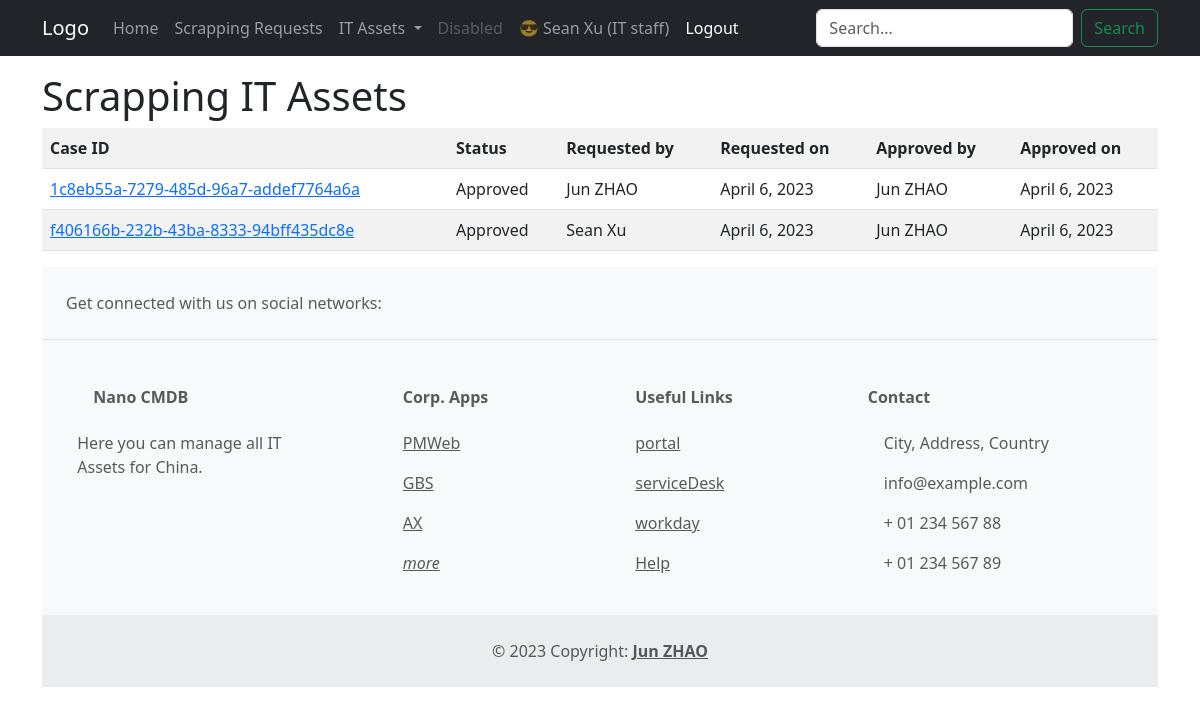
/nanoassets/instance_scrapping_request_list/ (signed in), run on an earlier commit of the app's database.
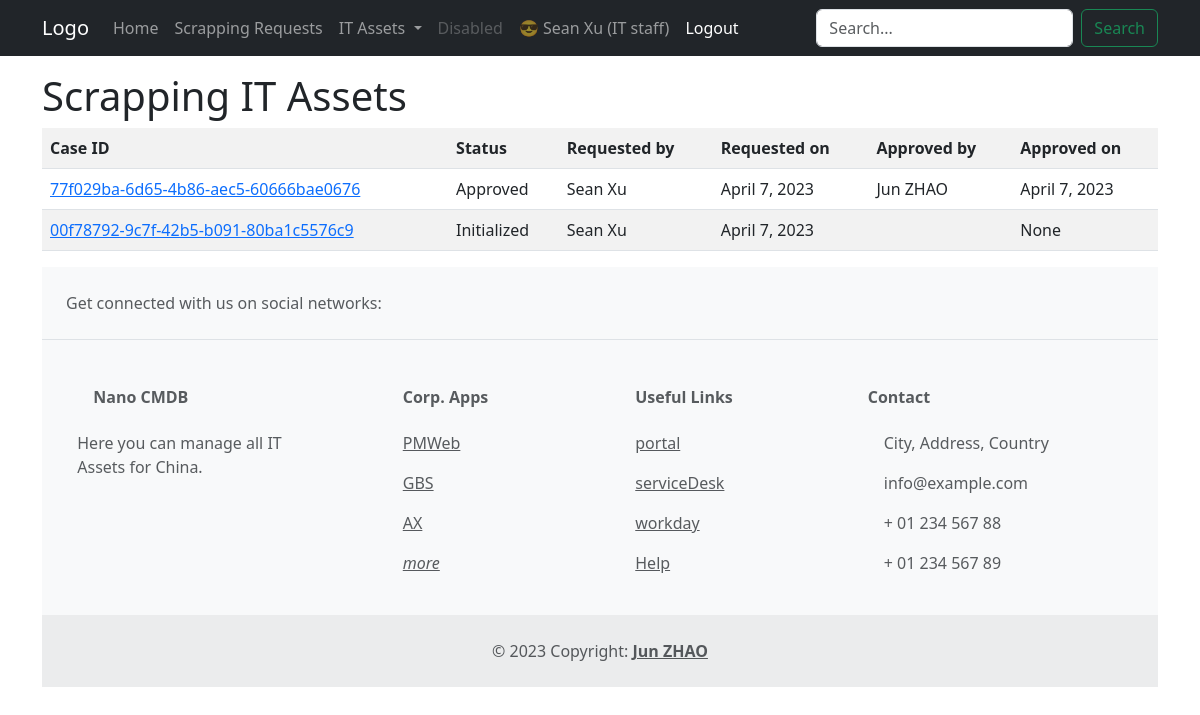
And on a later commit of the database.
### nanoassets/models.py (models this page shows, shortened)
class ScrapRequest(models.Model):
    case_id = models.UUIDField(_("Request case ID"), primary_key=True,
                               default=uuid.uuid4, help_text='Unique ID for the particular request')
    REQUEST_STATUS = (
        ('I', 'Initialized'),
        ('A', 'Approved'),
    )
    status = models.CharField(
        _("Request status"), choices=REQUEST_STATUS, default='I', max_length=1)
    requested_by = models.ForeignKey(User, verbose_name=_(
        "Requested by"), related_name='+', on_delete=models.SET_NULL, null=True, blank=True)
    requested_on = models.DateField(
        _("Requested on"), auto_now=False, auto_now_add=True, blank=True, null=True)
    approved_by = models.ForeignKey(User, verbose_name=_(
        "Approved by"), related_name='+', on_delete=models.SET_NULL, null=True, blank=True)
    approved_on = models.DateField(
        _("Approved on"), auto_now=False, auto_now_add=False, blank=True, null=True)
    class Meta:
        ordering = ['requested_on',]

### nanoassets/views.py (the view)
# urls.py: path('instance_scrapping_request_list/', views.InstanceScrappingRequestListView.as_view(), name='instance-scrapping-request-list'),
class InstanceScrappingRequestListView(LoginRequiredMixin, generic.ListView):
    model = ScrapRequest
    template_name = 'nanoassets/instance_scrapping_request_list.html'

### templatetags/auth_extras.py (called while the page is built)
@register.filter(name='has_group')
def has_group(user, group_name):
    try:
        group = Group.objects.get(name=group_name)
        return True if group in user.groups.all() else False
    except:
        return False

### nanoassets/templates/nanoassets/instance_scrapping_request_list.html (shortened to what this page needs)
{% extends 'base.html' %}
{% block page_content %}
    <h1>Scrapping IT Assets</h1>
    {% if user|has_group:"IT China" %}
        {% if scraprequest_list %}
            <table class="table table-striped table-hover">
                <tr>
                    <th>Case ID</th>
                    <th>Status</th>
                    <th>Requested by</th>
                    <th>Requested on</th>
                    <th>Approved by</th>
                    <th>Approved on</th>
                </tr>
                {% for request in scraprequest_list %}
                    <tr>
                        <td>
                            <a href="{% url 'instance-scrapping-request-detail' request.case_id %}">{{ request.case_id }}</a>
                        </td>
                        <td>{{ request.get_status_display }}</td>
                        <td>{{ request.requested_by.get_full_name }}</td>
                        <td>{{ request.requested_on }}</td>
                        <td>{{ request.approved_by.get_full_name }}</td>
                        <td>{{ request.approved_on }}</td>
                    </tr>
                {% endfor %}
            </table>
        {% else %}
            <p>There are no Scrapping Request here !</p>
        {% endif %}
    {% else %}
        <p>You're not IT China staff.</p>
    {% endif %}
{% endblock page_content %}

### templates/base.html (shortened to what this page needs)
<!doctype html>
<html lang="en">
  <head>
    <link href="https://cdn.jsdelivr.net/npm/bootstrap@5.3.0-alpha2/dist/css/bootstrap.min.css"
          rel="stylesheet"
>
  </head>
  <body>
    {% load auth_extras %}
    <nav class="navbar navbar-expand-lg navbar-dark bg-dark sticky-top">
      <div class="container">
        <a class="navbar-brand" href="#">Logo</a>
        <div class="collapse navbar-collapse" id="navbarSupportedContent">
          <ul class="navbar-nav me-auto mb-2 mb-lg-0">
            <li class="nav-item">
              <a class="nav-link" aria-current="page" href="#">Home</a>
            </li>
            <li class="nav-item">
              <a class="nav-link" href="{% url 'instance-scrapping-request-list' %}">Scrapping Requests</a>
            </li>
            <li class="nav-item dropdown">
              <a class="nav-link dropdown-toggle"
                 href="#"
                 role="button"
                 data-bs-toggle="dropdown"
                 aria-expanded="false">
                IT Assets
              </a>
            </li>
            <li class="nav-item">
              <a class="nav-link disabled">Disabled</a>
            </li>
            <li class="nav-item">
              {% if user.is_authenticated %}
                <li>
                  <span class="nav-link">
                    😎 {{ user.get_full_name|truncatechars:8 }}
                    {% if user|has_group:"IT China" %}
                      (IT staff)
                    {% else %}
                      (non IT staff)
                    {% endif %}
                  </span>
                </li>
                <li>
                  <a class="nav-link active"
                     href="{% url 'logout' %}?next={{ request.path }}">Logout</a>
                </li>
              {% else %}
                <li>
                  <a class="nav-link active"
                     href="{% url 'login' %}?next={{ request.path }}"><span class="glyphicon glyphicon-log-in"></span>Login</a>
                </li>
              {% endif %}
            </li>
          </ul>
          {% if user|has_group:"IT China" %}
            <form class="d-flex"
                  role="search"
                  action="{% url 'instance-search-results' %}"
                  method="get">
              <input class="form-control me-2"
                     name="q"
                     type="search"
                     placeholder="Search..."
                     aria-label="Search">
              <button class="btn btn-outline-success" type="submit">Search</button>
            </form>
          {% endif %}
        </div>
      </div>
    </nav>
    <div class="container mt-3">
      {% block page_content %}
      {% endblock page_content %}
      <footer class="text-center text-lg-start bg-light text-muted">
        <section class="d-flex justify-content-center justify-content-lg-between p-4 border-bottom">
          <div class="me-5 d-none d-lg-block">
            <span>Get connected with us on social networks:</span>
          </div>
          <div>
          </div>
        </section>
        <section class="">
          <div class="container text-center text-md-start mt-5">
            <div class="row mt-3">
              <div class="col-md-3 col-lg-4 col-xl-3 mx-auto mb-4">
                <h6 class="text-capitalize fw-bold mb-4">
                  nano CMDB
                </h6>
                <p>Here you can manage all IT Assets for China.</p>
              </div>
              <div class="col-md-2 col-lg-2 col-xl-2 mx-auto mb-4">
                <h6 class="text-capitalize fw-bold mb-4">Corp. Apps</h6>
                <p>
                  <a href="https://tishmanspeyer.pmweb.com/pmwebsaml/" class="text-reset">PMWeb</a>
                </p>
                <p>
                  <a href="https://xapps.tishmanspeyer.com/gbs/" class="text-reset">GBS</a>
                </p>
                <p>
                  <a href="https://connect.tishmanspeyer.com/dynamics-ax"
                     class="text-reset">AX</a>
                </p>
                <p>
                  <a href="#!" class="text-reset"><em>more</em></a>
                </p>
              </div>
              <div class="col-md-3 col-lg-2 col-xl-2 mx-auto mb-4">
                <h6 class="text-capitalize fw-bold mb-4">Useful links</h6>
                <p>
                  <a href="https://connect.tishmanspeyer.com/" class="text-reset">portal</a>
                </p>
                <p>
                  <a href="https://tishmanspeyer.service-now.com/sp/" class="text-reset">serviceDesk</a>
                </p>
                <p>
                  <a href="https://wd5.myworkday.com/ts/login-saml2.htmld"
                     class="text-reset">workday</a>
                </p>
                <p>
                  <a href="#!" class="text-reset">Help</a>
                </p>
              </div>
              <div class="col-md-4 col-lg-3 col-xl-3 mx-auto mb-md-0 mb-4">
                <h6 class="text-capitalize fw-bold mb-4">
                  Contact
                </h6>
                <p>
                   City, Address, Country
                </p>
                <p>
                  info@example.com
                </p>
                <p>
                   + 01 234 567 88
                </p>
                <p>
                   + 01 234 567 89
                </p>
              </div>
            </div>
          </div>
        </section>
        <div class="text-center p-4" style="background-color: rgba(0, 0, 0, 0.05)">
          © 2023 Copyright:
          <a class="text-reset fw-bold" href="https://github.com/zhao27j/">Jun ZHAO</a>
        </div>
      </footer>
    </div>
  </body>
</html>

What changed in the data, as far as the page shows it:
removed ScrapRequest: case_id "1c8eb55a-7279-485d-96a7-addef7764a6a", status "Approved", requested_by.get_full_name "Jun ZHAO", requested_on "April 6, 2023", approved_by.get_full_name "Jun ZHAO", approved_on "April 6, 2023"
removed ScrapRequest: case_id "f406166b-232b-43ba-8333-94bff435dc8e", status "Approved", requested_by.get_full_name "Sean Xu", requested_on "April 6, 2023", approved_by.get_full_name "Jun ZHAO", approved_on "April 6, 2023"
added ScrapRequest: case_id "77f029ba-6d65-4b86-aec5-60666bae0676", status "Approved", requested_by.get_full_name "Sean Xu", requested_on "April 7, 2023", approved_by.get_full_name "Jun ZHAO", approved_on "April 7, 2023"
added ScrapRequest: case_id "00f78792-9c7f-42b5-b091-80ba1c5576c9", status "Initialized", requested_by.get_full_name "Sean Xu", requested_on "April 7, 2023", approved_on "None"
